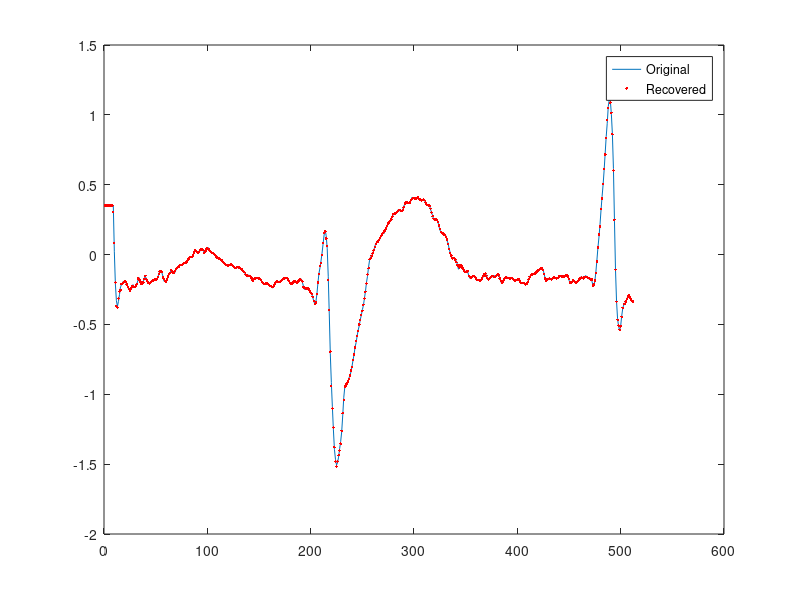

Recreate this plot in MATLAB.

close all; clear all; clc;
N=512; % signal length
L=8; % transform length
M=4; % select the number of DCT coefficients 

%% Load the test signal

load ('ecgsig.mat')
%x=ecgsig(1:N,1);

%% dct transform of signal
H=dctmtx(L);

for i=1:N/L
    y(:,i)=H*x(L*(i-1)+1:L*i);
end
%% Select first M coefficients for each DCT transformed singal

y_transmit=y(1:M,:);


%% To reconstruct the orignal signal
y_receive=zeros(L,N/L);
y_receive(1:M,:)=y_transmit;
x_rec=[];
invH=H^(-1);
for i=1:N/L
x_rec=[x_rec;invH*y_receive(:,i)];
end


plot(x);
hold on;
plot((x_rec), 'r.');
legend('Original', 'Recovered','Location','best');